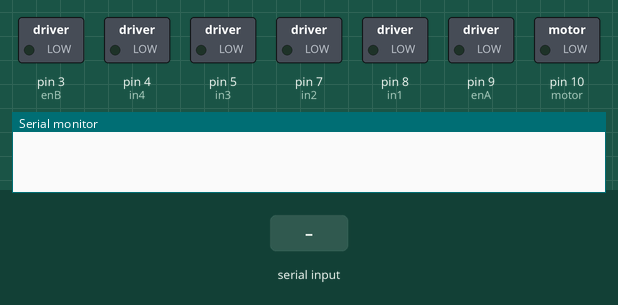
Recording of a sketch running on a simulated Arduino Uno, built with avr-gcc and run on an emulated ATmega328P. Parts: switched loads named in the sketch (green lamp = pin HIGH), the last lines printed to the serial monitor. Inputs (shaded band) come from the test bench.

Above: at 1.2 s.
1.3 s: "<90\n" received over Serial
At 3.4 s:
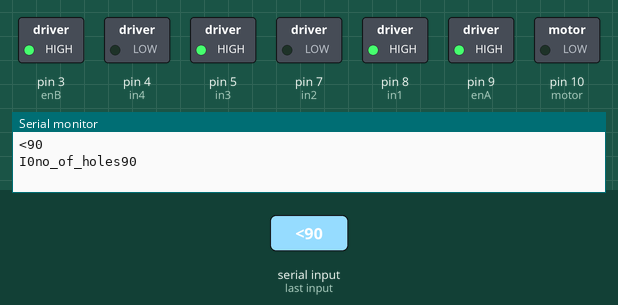
At 27.9 s:
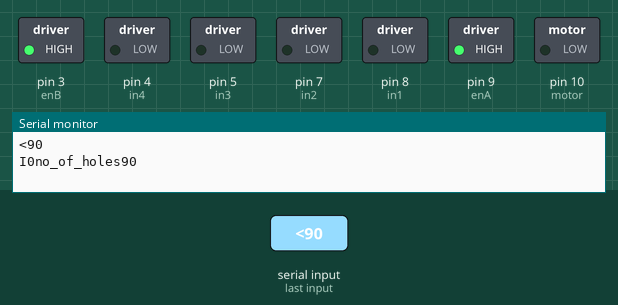
Timing chart, 0 to 31.3 s (numbered marks = the images above; inputs shaded):
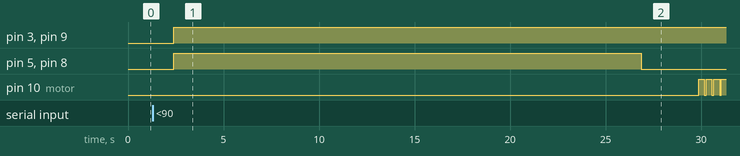

Measured:
- after the input at 1.3 s, pin 3 (enB), pin 9 (enA): LOW → HIGH after 1.1 s; pin 5 (in3), pin 8 (in1): LOW → HIGH after 1.1 s, → LOW 24.5 s later; pin 10 (motor): alternates HIGH for 0.30 s and LOW for 0.10 s, starting after 28.6 s

The sketch:

BT_escalator_robot.ino
```cpp
int no_of_holes , no_of_seeds , spacings;
const int motor=10;
int duration = 300;
//const unsigned long event1;  //spacing distace between holes
const unsigned long event2 = 3000; // wait time to dispense no of seeds


unsigned long previousTime = 0;

String str_val ;


// Motor A connections
int enA = 9;
int in1 = 8;
int in2 = 7;

// Motor B connections
int enB = 3;
int in3 = 5;
int in4 = 4;

void setup() {

  Serial.begin(9600);
   pinMode (motor, OUTPUT);
   digitalWrite(motor, LOW);
  // Set all the motor control pins to outputs
  pinMode(enA, OUTPUT);
  pinMode(enB, OUTPUT);
  pinMode(in1, OUTPUT);
  pinMode(in2, OUTPUT);
  pinMode(in3, OUTPUT);
  pinMode(in4, OUTPUT);

  // Turn off motors - Initial state
  digitalWrite(in1, LOW);
  digitalWrite(in2, LOW);
  digitalWrite(in3, LOW);
  digitalWrite(in4, LOW);


}

void loop() {
  Bluetooth();
  delay(100);
}


void Bluetooth(){
  if(Serial.available()>0){
    str_val = Serial.readString();
    Serial.println(str_val);
  if (str_val.startsWith("<")){
    str_val.remove(0,1);
    no_of_holes = (str_val.toInt());
    //Serial.println(no_of_holes);
    str_val.remove(0,((str_val.indexOf(","))+1));

    no_of_seeds= (str_val.toInt());
    str_val.remove(0,((str_val.indexOf(","))+1));

    spacings = (str_val.toInt());
    str_val.remove(0,((str_val.indexOf(">"))+1));

    directionControl();
    delay(1000);
      }
  }

}

void dispensePill(){
  for (int i = 0; i < no_of_seeds ;i++){
  digitalWrite(motor, HIGH);
  delay(duration);
  digitalWrite(motor, LOW);
  delay(100);
  Serial.println(i);
  }
}

// This function lets you control spinning direction of motors
void directionControl() {  //if (currentTime - previousTime >= eventInterval){
    int event1 =spacings*1000;
  for (int i = 0 ; i < no_of_holes ; i++){
      Serial.print("I");
      Serial.print(i);

      Serial.print("no_of_holes");
      Serial.println(no_of_holes);

     // Set motors to maximum speed
  // For PWM maximum possible values are 0 to 255
  analogWrite(enA, 255);
  analogWrite(enB, 255);

  // Turn on motor A & B
  digitalWrite(in1, HIGH);
  digitalWrite(in2, LOW);
  digitalWrite(in3, HIGH);
  digitalWrite(in4, LOW);
  delay(event1);


  // Now turn off motors
  digitalWrite(in1, LOW);
  digitalWrite(in2, LOW);
  digitalWrite(in3, LOW);
  digitalWrite(in4, LOW);
  delay(event2);
 dispensePill();
    delay(100);
  }
 //}

}
```

readMe.ino
```cpp
/*
 * This is a Bluetooth controlled escalator robot that takes number of holes
 *  number of seeds and spacings as input from the MIT app inventor to control
 *  the escalator robot
 *  The MIT app to this code sends a string value "<string1,string2,string3>"
 *  The bluetooth section of the arduino code checks if the incoming strings
 *  starts from "<" and extracts the strings and later convert them to an
 *  integer to control the direction of the motor
 *  When the programmer button in the mit app is pressed it shows a notification
 *  programmed and the bluetooth recieve and send it to arduino.
 */
```
